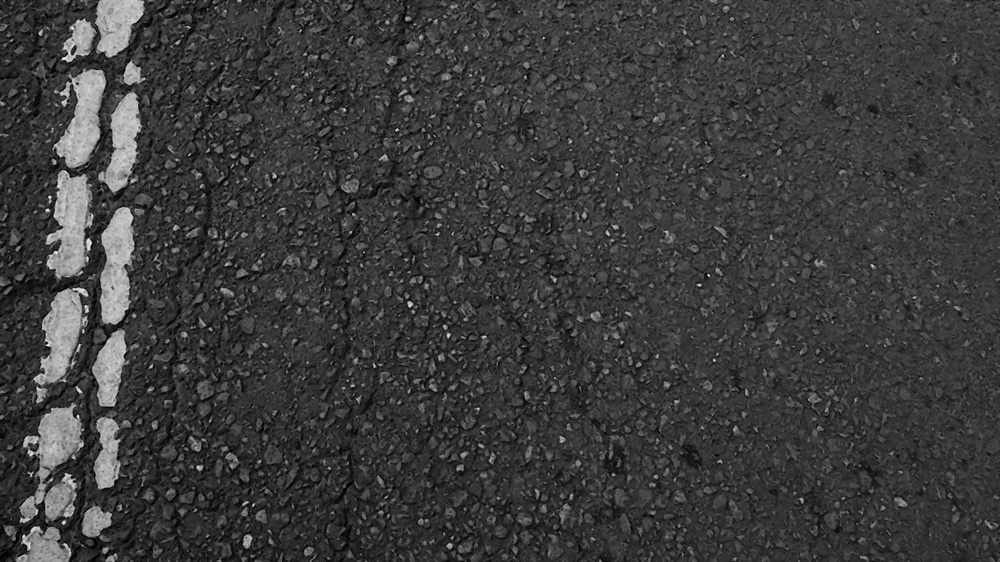
#> input picture saved_enhanced/frame_0.jpg, 1000 x 562 px, shrunk from 1920 x 1080 before the run, found by its file name
$ jupyter execute Segmentation_and_detection.ipynb
#> lines starting #> are read from the running program, lines starting #| are printed output that depends on the picture; after the words box and inside, x2 and y2 are one past the last pixel; in counts of white or black regions, pixels touching at a corner belong together
## Segmentation & crack Detection

#### This notebook performs the actual identification and visualization of road cracks using the enhanced images generated in the previous step. It utilizes advanced segmentation and morphological operations to isolate defects.

[cell 1]
import cv2
import numpy as np

# input Folder path
input_folder = "saved_enhanced/"
# output folder path
output_folder = "saved_detections/"
saved_count = 0

print("Detection started. Results will be saved to 'saved_detections'")

while True:
    img_path = f"{input_folder}frame_{saved_count}.jpg"
    enhanced_img = cv2.imread(img_path, cv2.IMREAD_GRAYSCALE)
#> enhanced_img is the input picture: shape (562, 1000); min 0, max 250, mean 59.7

    if enhanced_img is None:
        print(f"No more images. Total processed: {saved_count}")
        break

    display_img = cv2.cvtColor(enhanced_img, cv2.COLOR_GRAY2BGR)

    # Statistical Analysis
    # Calculating the brightness (Mean) and contrast (Standard Deviation)
    # to understand how noisy or clear the image is.
    mean_val = np.mean(enhanced_img)
#> mean_val = 59.75
    std_val = np.std(enhanced_img)
#> std_val = 30.6

    # Coefficient of Variation (Ratio):
    # This helps decide if we need heavy cleaning (Opening) or just connecting lines (Closing) based on the image's texture.
    ratio = std_val / mean_val if mean_val != 0 else 0
#> ratio = 0.512

    # Binary Thresholding
    # Separating the crack pixels from the road.
    # This creates a clear mask where the defects are isolated from the background.
    _, crack_mask = cv2.threshold(enhanced_img, 35, 255, cv2.THRESH_BINARY_INV)
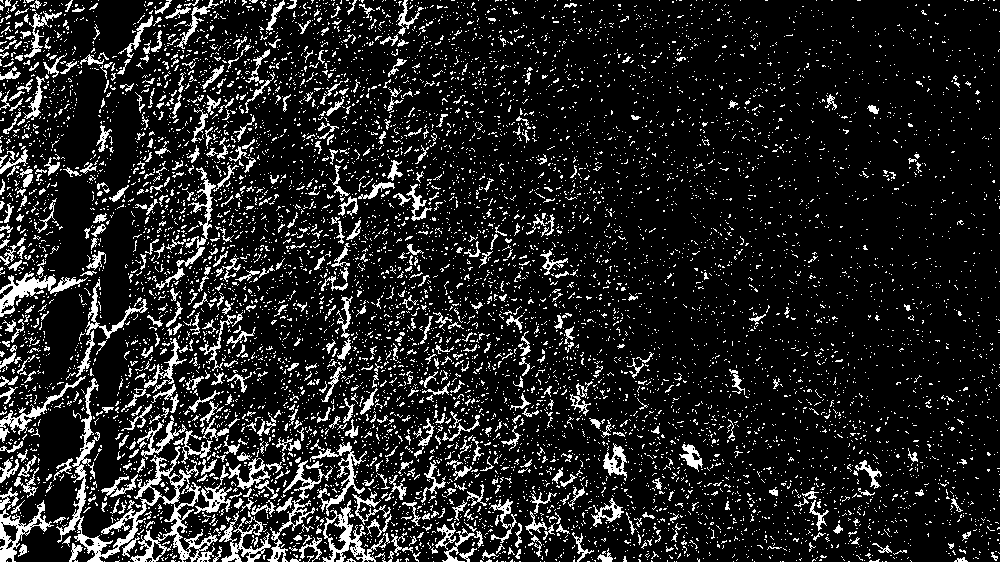
#> crack_mask: shape (562, 1000); 13.5% white in thin lines or dots

    if ratio > 0.6:
        # Extremely High Contrast (Clear Images)
        # The crack is already prominent, so we avoid 'Opening' to prevent losing detail.
        print("High Contrast. Skipping Opening phase.")

        # For visualization consistency, we map 'cleaned' to the original mask.
        cleaned = crack_mask.copy()

        # Using a small 3x3 kernel for a gentle 'Closing' to bridge tiny gaps.
        kernel_cl = np.ones((3,3), np.uint8)
        connected = cv2.morphologyEx(crack_mask, cv2.MORPH_CLOSE, kernel_cl, iterations=1)

    elif 0.4 < ratio <= 0.6:
        # Medium Contrast (Mild Noise/Texture)
        # Requires a balance between cleaning and detail preservation.
        print(" Medium Contrast. Applying light cleaning.")

        # 'Opening' with a tiny 2x2 kernel to remove micro-noise without erasing fine cracks.
        kernel_small = np.ones((2,2), np.uint8)
        cleaned = cv2.morphologyEx(crack_mask, cv2.MORPH_OPEN, kernel_small, iterations=1)
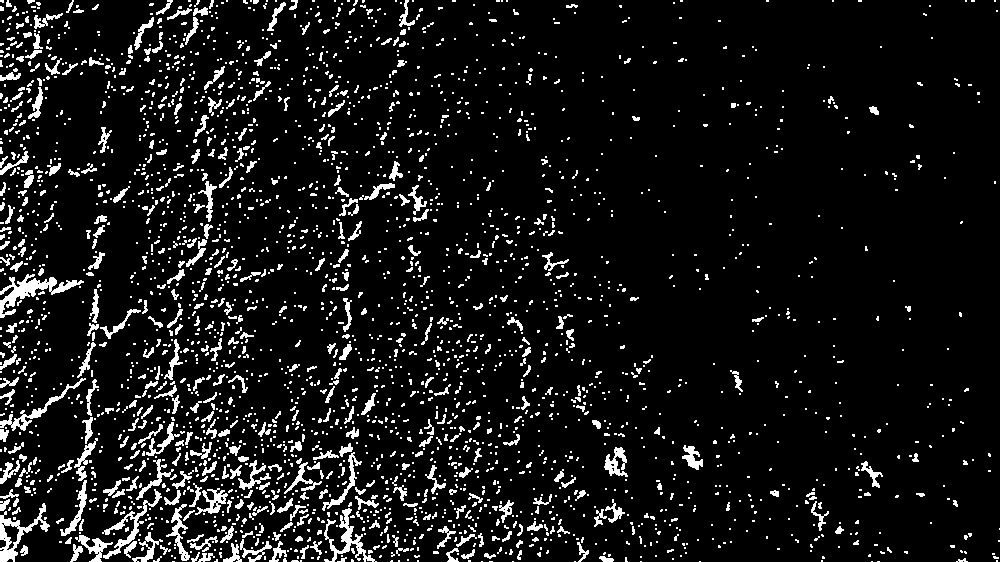
#> cleaned: shape (562, 1000); 8.6% white in thin lines or dots

        # 'Closing' with a 5x5 kernel to strengthen the crack structure.
        kernel_cl = np.ones((3,3), np.uint8)
        connected = cv2.morphologyEx(cleaned, cv2.MORPH_CLOSE, kernel_cl, iterations=2)
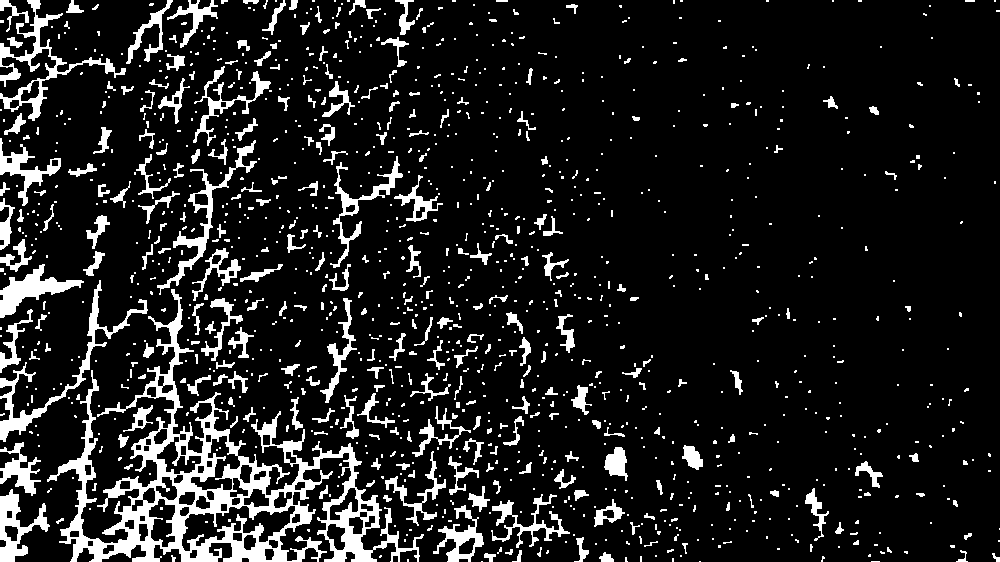
#> connected: shape (562, 1000); 12% white; 1201 white regions (891 under 20 px)

    else:
        # Standard/Low Contrast (Fragmented or Noisy Images)
        # Cracks are likely broken into pixels; needs aggressive cleaning and merging.
        print("Standard/Low Contrast. Applying full cleaning.")

        # Standard 3x3 'Opening' to eliminate significant road surface artifacts.
        kernel = np.ones((3,3), np.uint8)
        cleaned = cv2.morphologyEx(crack_mask, cv2.MORPH_OPEN, kernel, iterations=2)

        # Strong 9x9 'Closing' to bridge large gaps and merge fragmented red-dots into lines.
        kernel_cl = np.ones((9,9), np.uint8)
        connected = cv2.morphologyEx(cleaned, cv2.MORPH_CLOSE, kernel_cl, iterations=2)


    # This function scans the binary mask and extracts the actual shapes of the cracks.
    # It turns raw pixel data into a list of mathematical objects (contours)
    # that we can count, measure, and highlight on the final image.
    contours, _ = cv2.findContours(connected, cv2.RETR_EXTERNAL, cv2.CHAIN_APPROX_SIMPLE)
#> contours = 1195 contours, 1010 with area under 20; largest, box (x1, y1, x2, y2) and area: (47, 289, 424, 562) 26757, (0, 0, 126, 121) 2064, (0, 280, 148, 442) 1711, (0, 489, 50, 562) 1452, (0, 264, 84, 318) 1436

    # Creating a duplicate of the original image for visualization.
    # We draw our detections on this 'overlay'.
    # overlay = image.copy()

    # Detection Filter & Visualization
    # Iterating through each detected shape to filter out noise and highlight valid cracks.
    for cnt in contours:
        # Calculating the surface area of the detected shape
        area = cv2.contourArea(cnt)

        # Noise is not highlighted
        # This ignores tiny dots or textures that aren't road defects.
        if area > 150:
            # Drawing the detection:
            cv2.drawContours(display_img, [cnt], -1, (0, 0, 255), 2)
#> this loop made 1195 passes
#> area on passes 14 to 16: 22.5, 46, 76.5
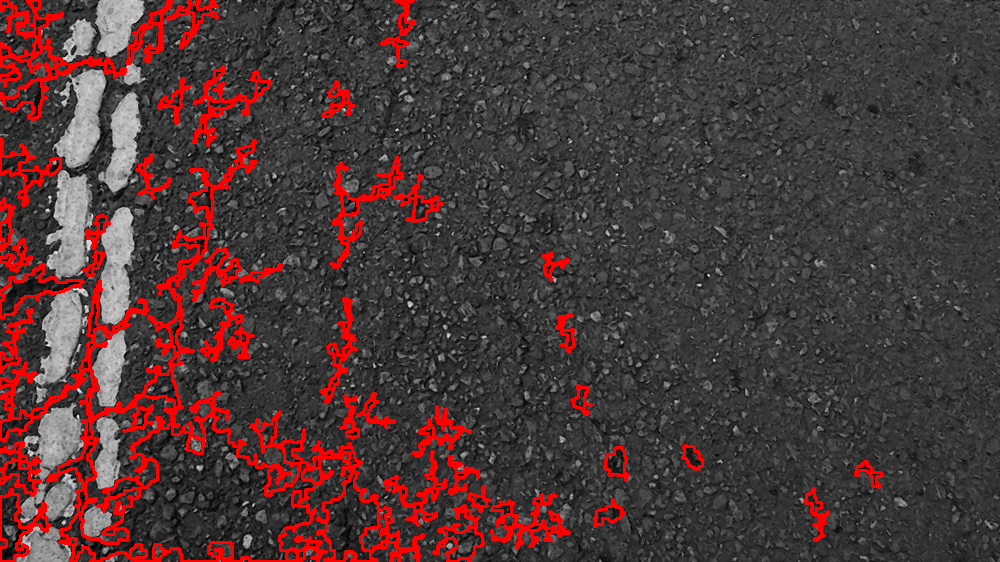
#> display_img: shape (562, 1000, 3); 8.34% of pixels changed, all inside (x1, y1, x2, y2) = (0, 0, 884, 562)

    # save detected frame
    save_path = f"{output_folder}detected_{saved_count}.jpg"
    cv2.imwrite(save_path, display_img)

    # show output frame
    # cv2.imshow('Detection Result', display_img)

    saved_count += 1

    # ligic for exit loop
    if cv2.waitKey(0) & 0xFF == ord('q'):
#> (key q is pressed here)
        break

cv2.destroyAllWindows()
print("All detected frames saved successfully!")

$ run again, with saved_enhanced/frame_1.jpg copied over saved_enhanced/frame_0.jpg
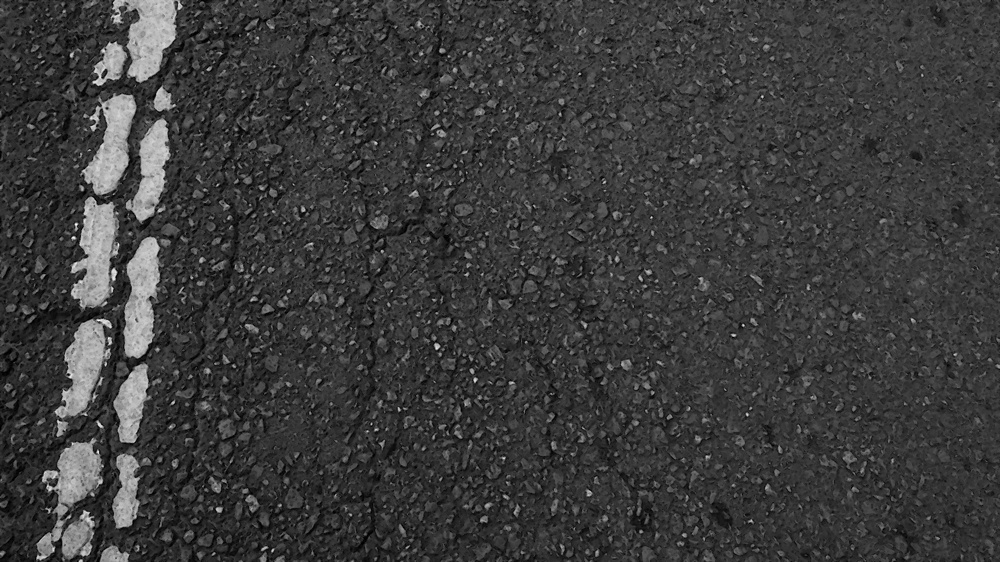
#> input picture saved_enhanced/frame_1.jpg, 1000 x 562 px, shrunk from 1920 x 1080 before the run, found by its file name
#> enhanced_img is the input picture: shape (562, 1000); min 0, max 255, mean 59.6
#> mean_val = 59.58
#> std_val = 31.13
#> ratio = 0.523
#> `_, crack_mask = cv2.threshold(enhanced_img, 35, 255, cv2.THRESH_BINARY..`:
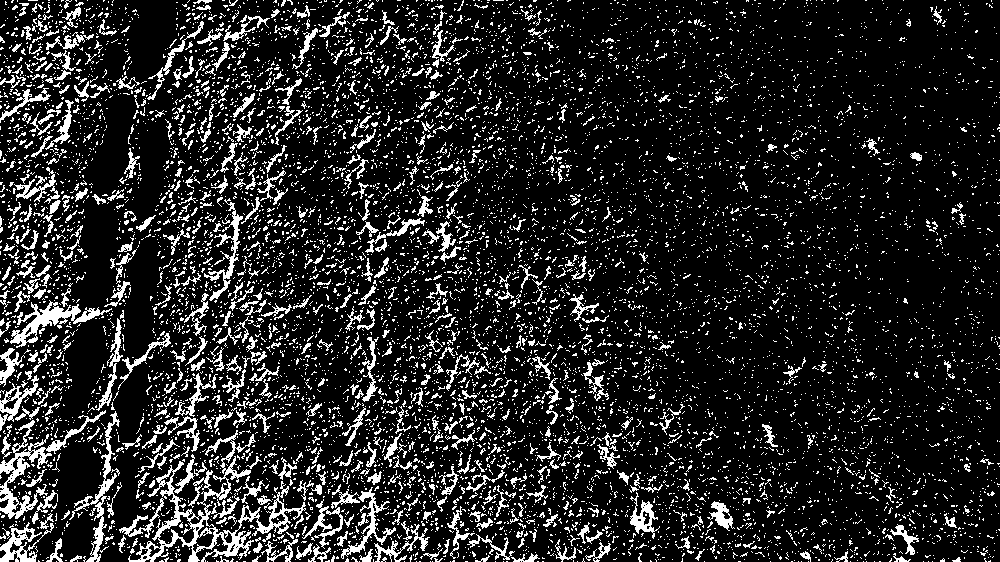
#> crack_mask: shape (562, 1000); 14.3% white in thin lines or dots
#> cleaned: shape (562, 1000); 9% white in thin lines or dots
#> connected: shape (562, 1000); 12.7% white; 1337 white regions (1004 under 20 px)
#> contours = 1337 contours, 1119 with area under 20; largest, box (x1, y1, x2, y2) and area: (114, 339, 413, 562) 15782, (0, 311, 172, 562) 6288, (0, 254, 110, 385) 2687, (0, 66, 80, 160) 2114, (65, 408, 124, 562) 1335
#> the loop `for cnt in contours:` made 1337 passes
#> area on passes 6, 13, 22: 22.5, 31, 28.5
#> after the loop `for cnt in contours:`:
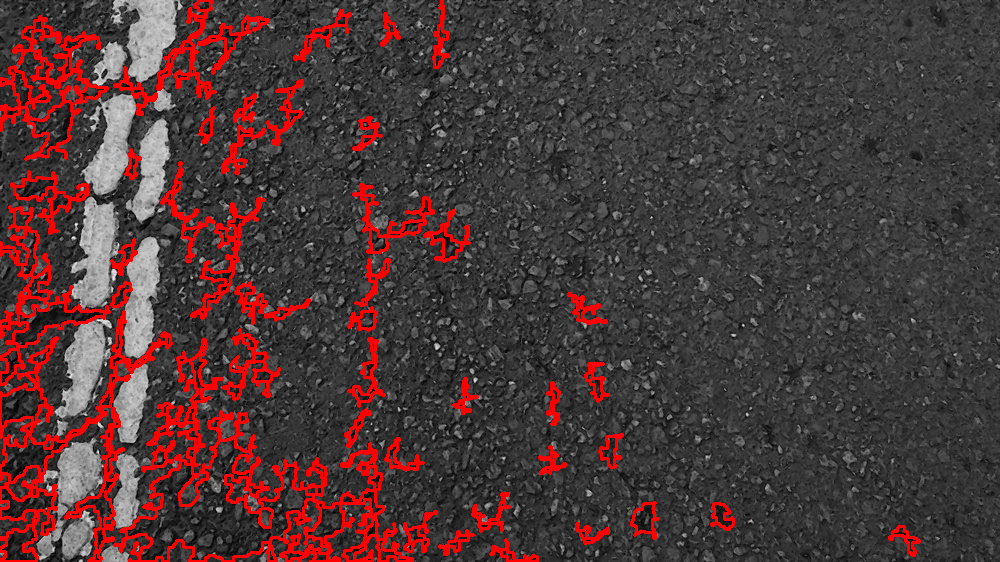
#> display_img: shape (562, 1000, 3); 8.77% of pixels changed, all inside (x1, y1, x2, y2) = (0, 0, 921, 562)

$ run again, with saved_enhanced/frame_2.jpg copied over saved_enhanced/frame_0.jpg
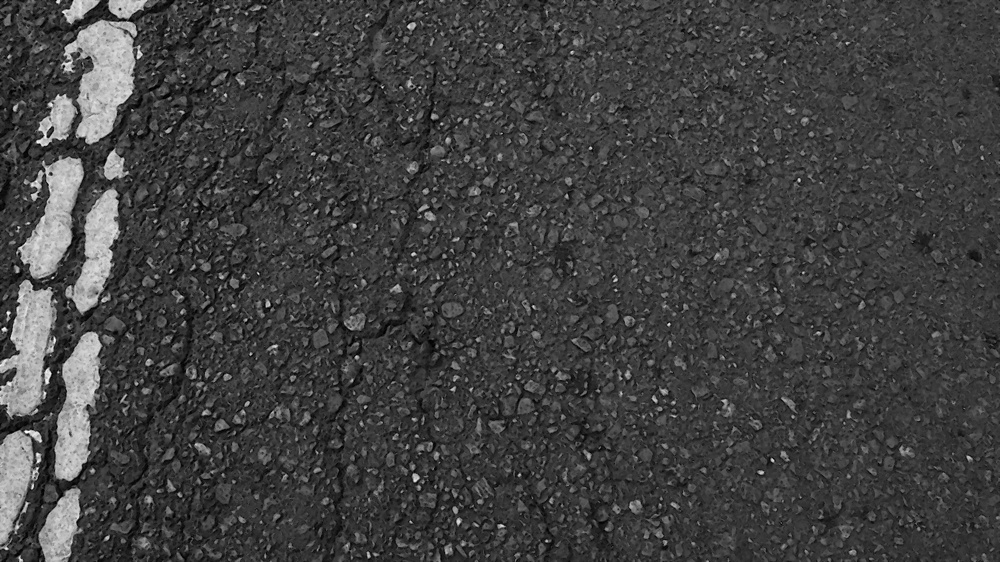
#> input picture saved_enhanced/frame_2.jpg, 1000 x 562 px, shrunk from 1920 x 1080 before the run, found by its file name
#> enhanced_img is the input picture: shape (562, 1000); min 0, max 255, mean 64.6
#> mean_val = 64.63
#> std_val = 34.17
#> ratio = 0.529
#> `_, crack_mask = cv2.threshold(enhanced_img, 35, 255, cv2.THRESH_BINARY..`:
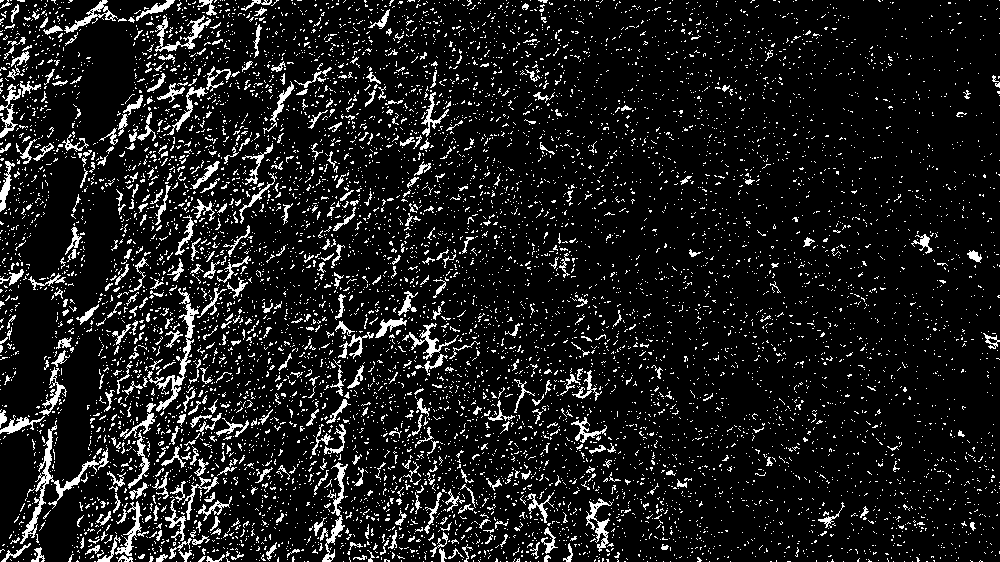
#> crack_mask: shape (562, 1000); 10.5% white in thin lines or dots
#> cleaned: shape (562, 1000); 6.2% white in thin lines or dots
#> connected: shape (562, 1000); 8.3% white; 1234 white regions (959 under 20 px)
#> contours = 1234 contours, 1052 with area under 20; largest, box (x1, y1, x2, y2) and area: (88, 289, 226, 562) 3282, (151, 441, 218, 562) 2548, (322, 292, 417, 427) 1279, (3, 428, 109, 562) 1273, (0, 136, 107, 215) 836
#> the loop `for cnt in contours:` made 1234 passes
#> area on passes 12, 17, 27: 24.5, 47, 36.5
#> after the loop `for cnt in contours:`:
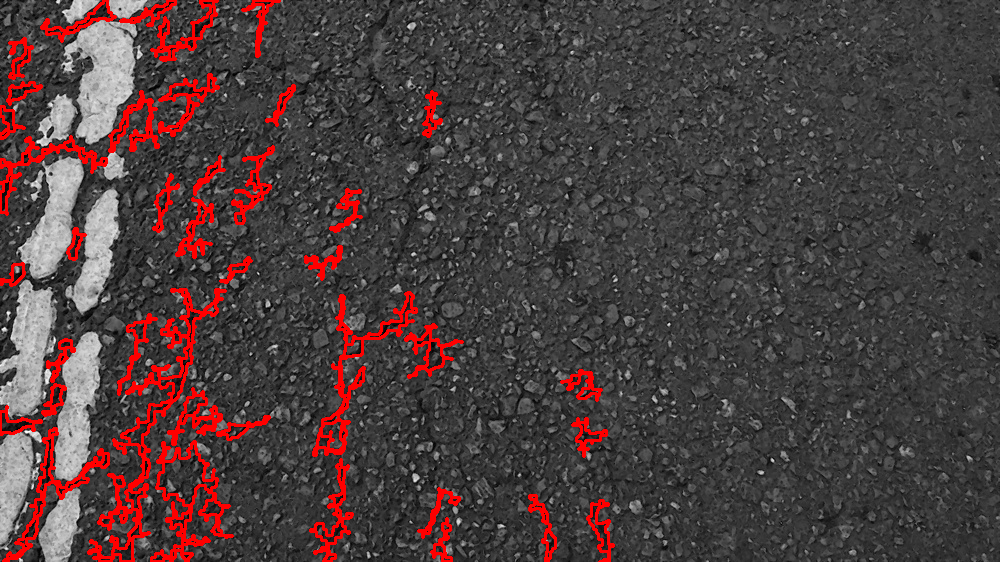
#> display_img: shape (562, 1000, 3); 5.8% of pixels changed, all inside (x1, y1, x2, y2) = (0, 0, 615, 562)
